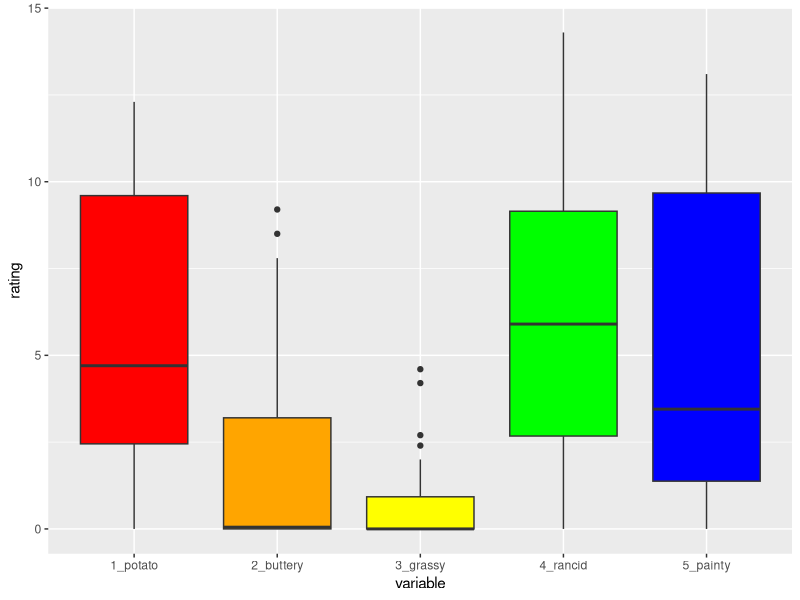

Reproduce this figure in R.
## ---- chunk 1
library(xtable)
library(reshape2)
library(tidyr)

head(french_fries)
## ---- chunk 2
library(ggplot2)

french_sub <- french_fries[french_fries$time == 10,]

qplot("1_potato", potato, data = french_sub, fill = I("red"), 
      geom = "boxplot") +
 geom_boxplot(aes(x = "2_buttery", y = buttery), fill = I("orange")) +
 geom_boxplot(aes(x = "3_grassy", y = grassy), fill = I("yellow")) +
 geom_boxplot(aes(x = "4_rancid", y = rancid), fill = I("green")) +
    geom_boxplot(aes(x = "5_painty", y = painty), fill = I("blue")) +
    xlab("variable") + ylab("rating")
